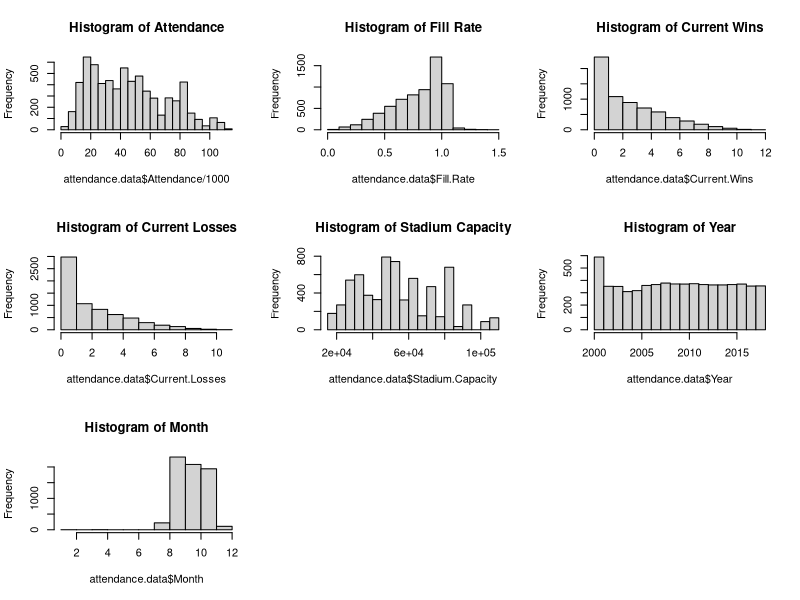
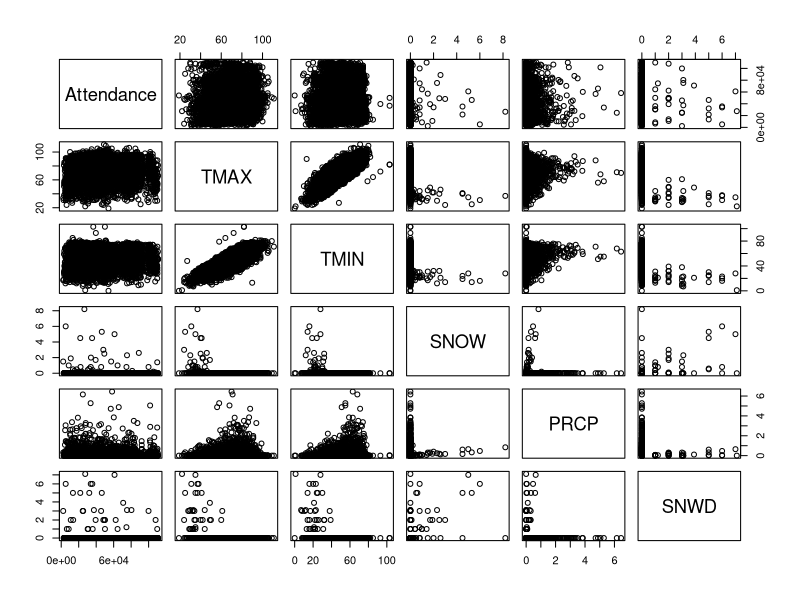
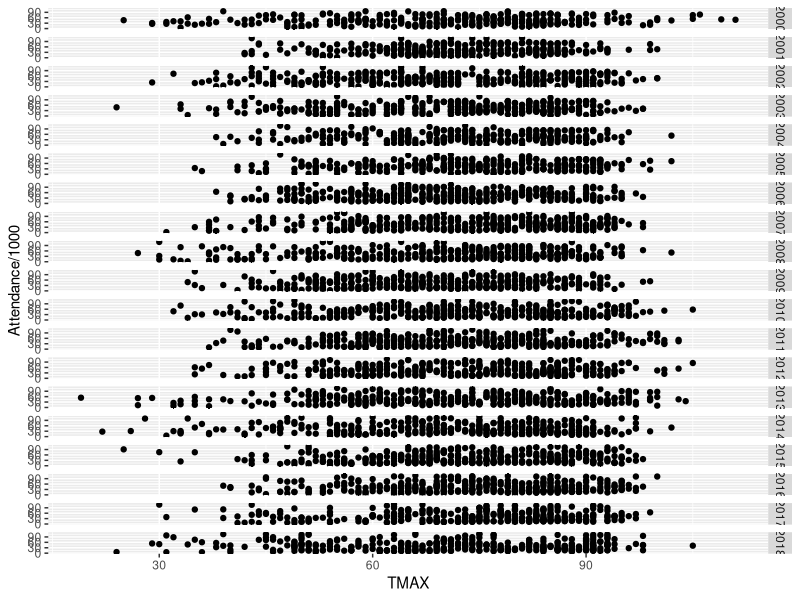
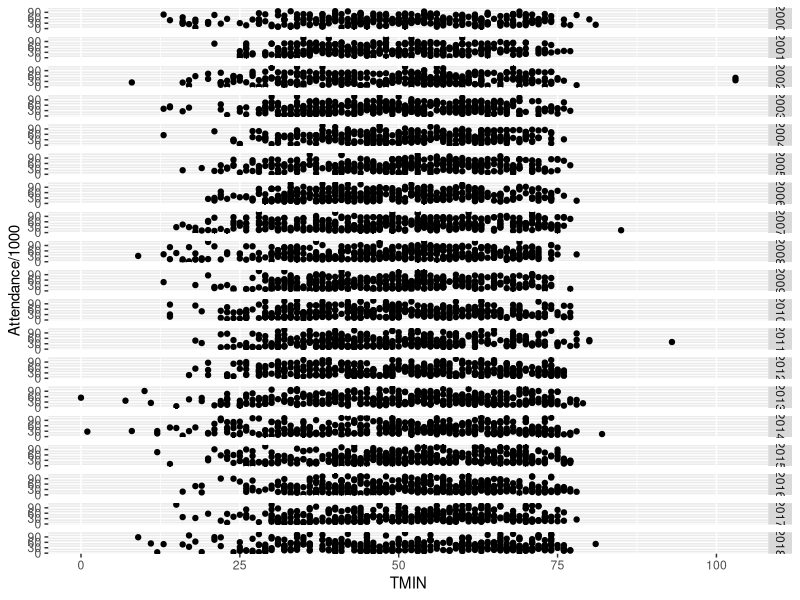
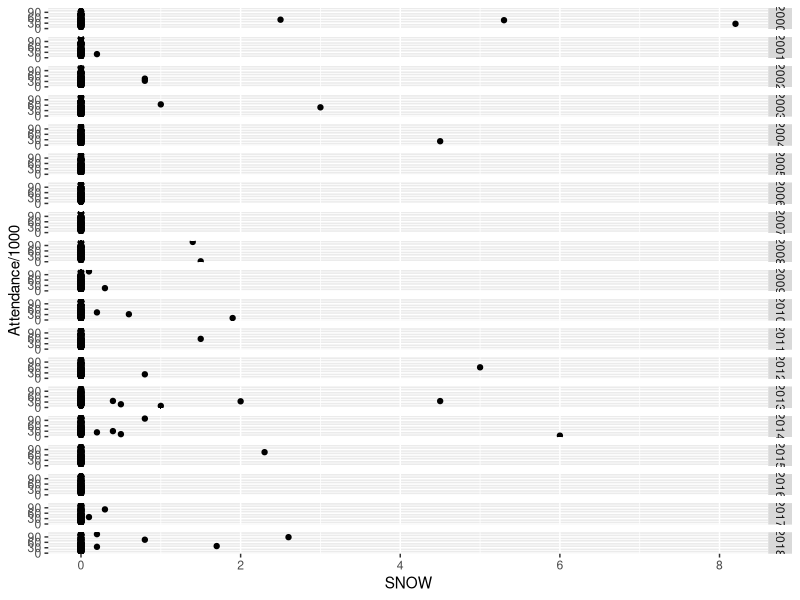
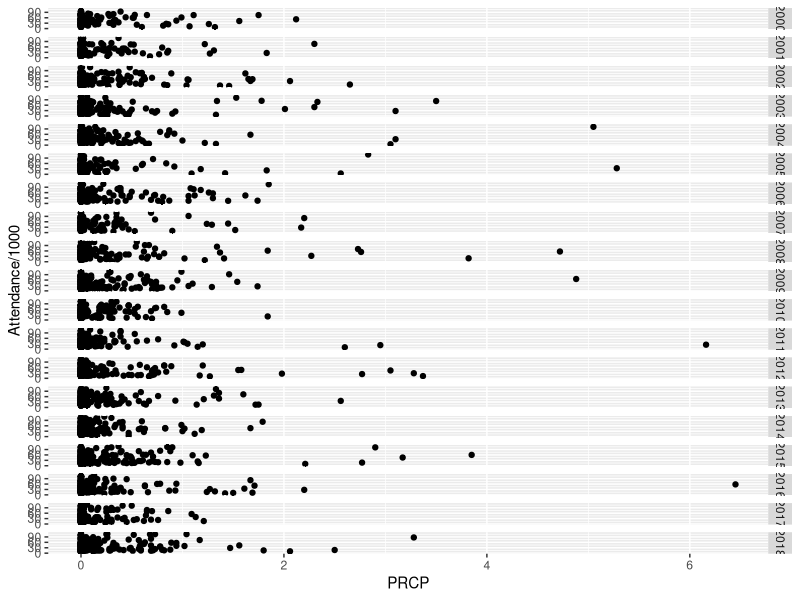
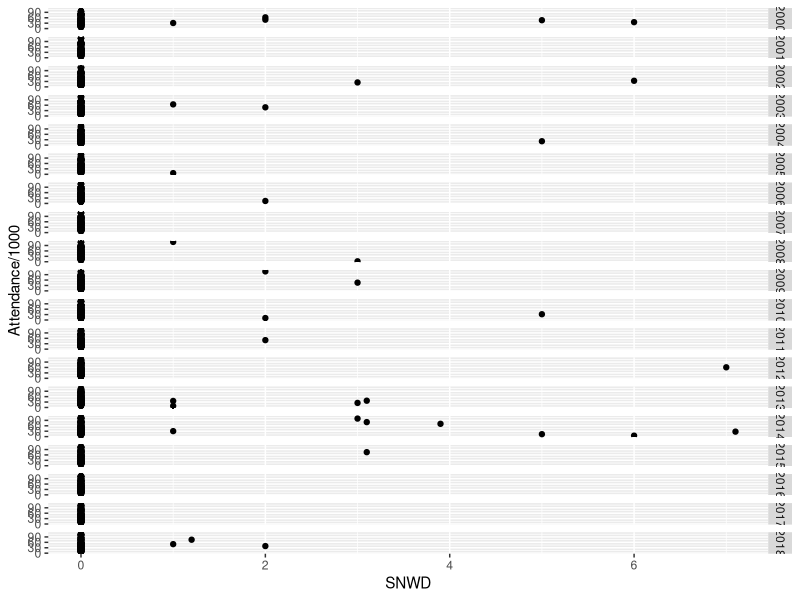
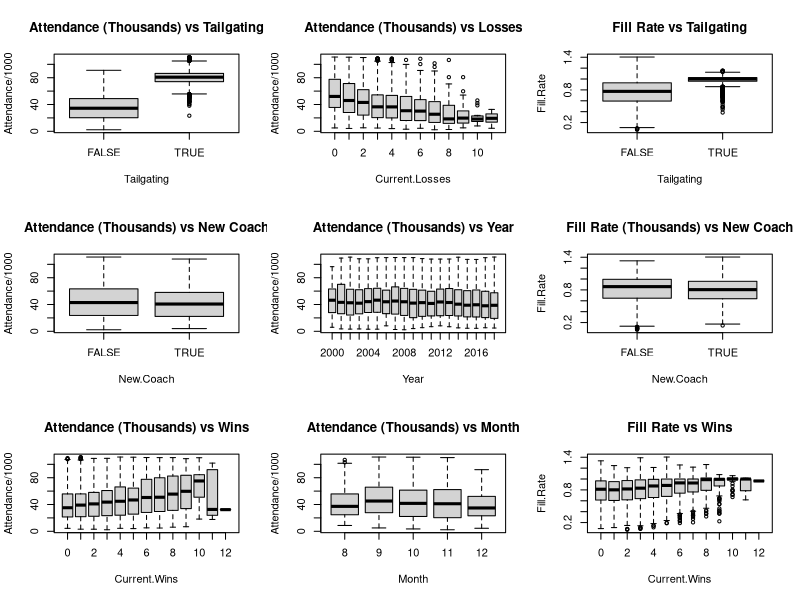

These charts were generated, in order, by the following R code:
## ---- chunk 1
# General set-up for the report.
# I find this useful, but you may improve upon, ignore, or remove
#  (possibly at your own peril).
# Tasks accomplished:
# Don't print out code
# Save results so that code blocks aren't re-run unless code
# changes (cache), _or_ a relevant earlier code block changed (autodep),
# don't clutter R output with messages or warnings (message, warning)
library(MASS)
library(knitr)
library(tidyverse)
library(dplyr)
library(ggthemes)
library(gridExtra)
library(ggplot2)
opts_chunk$set(echo=FALSE,
               cache=TRUE, autodep=TRUE,
               message=FALSE, warning=FALSE)
# Turn off meaningless clutter in summary() output
options(show.signif.stars=FALSE)
## ---- chunk 2
attendance.data = read.csv("CFBeattendance.csv")
newtime = str_split(attendance.data$Time, ":")
## ---- chunk 3
quantile(attendance.data$Attendance, c(0.25, 0.5, 0.75), type = 1, na.rm = TRUE)
quantile(attendance.data$Stadium.Capacity, c(0.25, 0.5, 0.75), type = 1, na.rm = TRUE)
## ---- chunk 4
par(mfrow = c(3,3))
hist(attendance.data$Attendance/1000, breaks = 24,
     main = "Histogram of Attendance")
hist(attendance.data$Fill.Rate, main = "Histogram of Fill Rate")
hist(attendance.data$Current.Wins, main = "Histogram of Current Wins")
hist(attendance.data$Current.Losses, main = "Histogram of Current Losses")
hist(attendance.data$Stadium.Capacity, main = "Histogram of Stadium Capacity")
hist(attendance.data$Year, main = "Histogram of Year")
hist(attendance.data$Month, main = "Histogram of Month")
## ---- chunk 5
attendance.data = attendance.data[-c(5436,5443,5450,5457, 4522, 4524, 4526, 4528, 4530, 4532),]
## ---- chunk 6
attendance.data[4424, 24] = 12

attendance.data$Conference[which(attendance.data$Team=="Oregon State")] = "Pac-12"

attendance.data$Conference[which(attendance.data$Team=="USC")] = "Pac-12"

rutgers = attendance.data[which(attendance.data$Team=="Rutgers"),]
yr = 2000
while(yr<2013){
        rutgers$Conference[which(rutgers$Year==yr)] = "Big East"
        yr = yr+1
}
attendance.data$Conference[which(attendance.data$Team=="Rutgers")] = rutgers$Conference

boston_college = attendance.data[which(attendance.data$Team=="Boston College"),]
yr = 2000
while(yr<2005){
        boston_college$Conference[which(boston_college$Year==yr)] = "Big East"
        yr = yr+1
}
attendance.data$Conference[which(attendance.data$Team=="Boston College")] = boston_college$Conference

smu = attendance.data[which(attendance.data$Team=="SMU"),]
yr = 2005
while(yr<2013){
        smu$Conference[which(smu$Year==yr)] = "CUSA"
        yr = yr+1
}
attendance.data$Conference[which(attendance.data$Team=="SMU")] = smu$Conference

south_alabama = attendance.data[which(attendance.data$Team=="South Alabama"),]
yr = 2013
while(yr<2019){
        south_alabama$Conference[which(south_alabama$Year==yr)] = "Sun Belt"
        yr = yr+1
}
attendance.data$Conference[which(attendance.data$Team=="South Alabama")] = south_alabama$Conference

west_virginia = attendance.data[which(attendance.data$Team=="West Virginia"),]
yr = 2000
while(yr<2012){
        west_virginia$Conference[which(west_virginia$Year==yr)] = "Big East"
        yr = yr+1
}
attendance.data$Conference[which(attendance.data$Team=="West Virginia")] = west_virginia$Conference

memphis = attendance.data[which(attendance.data$Team=="Memphis"),]
memphis$Conference[which(memphis$Year==2013)] = "AAC"
attendance.data$Conference[which(attendance.data$Team=="Memphis")] = memphis$Conference

mid_tennessee = attendance.data[which(attendance.data$Team=="Middle Tennessee"),]
mid_tennessee$Conference[which(mid_tennessee$Year==2001)] = "Sun Belt"
attendance.data$Conference[which(attendance.data$Team=="Middle Tennessee")] = mid_tennessee$Conference

byu = attendance.data[which(attendance.data$Team=="BYU"),]
byu$Conference[which(byu$Year==2011)] = "Independent"
attendance.data$Conference[which(attendance.data$Team=="BYU")] = byu$Conference

fiu = attendance.data[which(attendance.data$Team=="FIU"),]
yr = 2002
while(yr<2005){
        fiu$Conference[which(fiu$Year==yr)] = "FCS"
        yr = yr+1
}
attendance.data$Conference[which(attendance.data$Team=="FIU")] = fiu$Conference

georgia_st = attendance.data[which(attendance.data$Team=="Georgia State"),]
yr = 2011
while(yr<2013){
        georgia_st$Conference[which(georgia_st$Year==yr)] = "FCS"
        yr = yr+1
}
attendance.data$Conference[which(attendance.data$Team=="Georgia State")] = georgia_st$Conference
## ---- chunk 7
pairs(Attendance~TMAX+TMIN+SNOW+PRCP+SNWD, data=attendance.data) #weather
## ---- chunk 8
TemMax_Year <- ggplot(attendance.data, aes(x=TMAX, y=Attendance/1000)) + geom_point()
TemMax_Year + facet_grid(attendance.data$Year)

TemMin_Year <- ggplot(attendance.data, aes(x=TMIN, y=Attendance/1000)) + geom_point()
TemMin_Year + facet_grid(attendance.data$Year)

Snow_Year <- ggplot(attendance.data, aes(x=SNOW, y=Attendance/1000)) + geom_point()
Snow_Year + facet_grid(attendance.data$Year)

Prcp_Year <- ggplot(attendance.data, aes(x=PRCP, y=Attendance/1000)) + geom_point()
Prcp_Year + facet_grid(attendance.data$Year)

Snwd_Year <- ggplot(attendance.data, aes(x=SNWD, y=Attendance/1000)) + geom_point()
Snwd_Year + facet_grid(attendance.data$Year)
## ---- chunk 9

boxplot(Attendance/1000~Tailgating,data=attendance.data,
        main = "Attendance (Thousands) vs Tailgating")
boxplot(Attendance/1000~New.Coach,data=attendance.data,
        main = "Attendance (Thousands) vs New Coach")
boxplot(Attendance/1000~Current.Wins,data=attendance.data,
        main = "Attendance (Thousands) vs Wins")
boxplot(Attendance/1000~Current.Losses,data=attendance.data,
        main = "Attendance (Thousands) vs Losses")
boxplot(Attendance/1000~Year, notch=FALSE, varwidth=FALSE, data=attendance.data,
        main = "Attendance (Thousands) vs Year")
boxplot(Attendance/1000~Month,data=attendance.data,
        main = "Attendance (Thousands) vs Month")

boxplot(Fill.Rate~Tailgating,data=attendance.data,
        main = "Fill Rate vs Tailgating")
boxplot(Fill.Rate~New.Coach,data=attendance.data,
        main = "Fill Rate (Thousands) vs New Coach")
boxplot(Fill.Rate~Current.Wins,data=attendance.data,
        main = "Fill Rate vs Wins")
boxplot(Fill.Rate~Current.Losses,data=attendance.data,
        main = "Fill Rate vs Losses")
boxplot(Fill.Rate~Year, notch=FALSE, varwidth=FALSE, data=attendance.data,
        main = "Fill Rate vs Year")
boxplot(Fill.Rate~Month,data=attendance.data,
        main = "Fill Rate vs Month")
